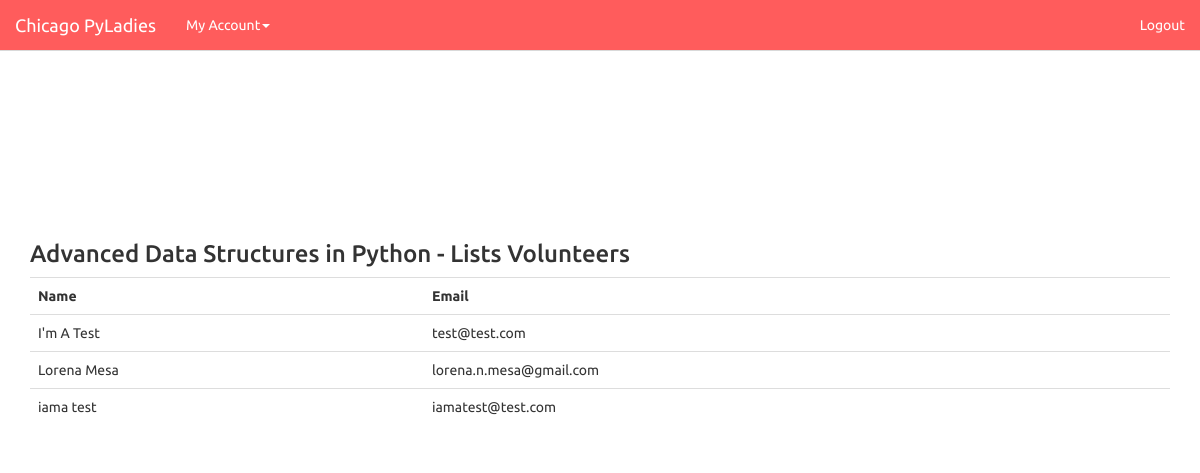
Page /219981743/volunteers (signed in) on the committed database.
### app/models.py (models this page shows, shortened)
class Event(db.Model):
    __tablename__ = 'events'
    meetup_id = db.Column(db.Integer, primary_key=True, unique=True)
    name = db.Column(db.String(120))
    event_url = db.Column(db.String(80))
    start_time = db.Column(db.Integer)
    duration = db.Column(db.Integer)
    attendee_count = db.Column(db.Integer)
    def get_volunteers(self):
        sql = "SELECT * FROM volunteer_schedule WHERE meetup_id = {0}".format(self.meetup_id)
        volunteers = db.session.query(volunteer_schedule).from_statement(text(sql)).all()
        user_ids = [user_id for (user_id, meetup_id) in volunteers]
        return User.query.filter(User.id.in_(user_ids)).all()

class User(db.Model):
    __tablename__ = 'users'
    id = db.Column(db.Integer, primary_key=True)
    first_name = db.Column(db.String(80))
    last_name = db.Column(db.String(80))
    email = db.Column(db.String(120), unique=True)
    password = db.Column(db.String(15))
    events = db.relationship('Event', secondary=volunteer_schedule,
                             backref=db.backref('events'))

### app/views.py (the view)
@app.route('/<int:meetup_id>/volunteers')
def event_volunteers(meetup_id):
    if session.get('email') not in app.config['ADMINS']:
        return redirect(url_for('index'))
    event = Event.query.get(meetup_id)
    users = event.get_volunteers()
    return render_template("event_volunteer_list.html", event=event, users=users)

### app/__init__.py (called while the page is built)
@app.context_processor
def date_processor():
    def get_human_readable_date(time):
        '''
        :param time: is an epoch time string length 10
        '''
        naive = datetime.datetime.utcfromtimestamp(time)
        tz = pytz.timezone("America/Chicago")
        tzoffset = tz.utcoffset(naive)
        localized = tzoffset + naive
        return localized.strftime('%Y-%m-%d %I:%M')
    return dict(get_human_readable_date=get_human_readable_date)

@app.context_processor
def time_processor():
    def get_num_of_hours(time_in_milliseconds):
        '''
        :param time_in_milliseconds: as it sounds :-)
        :return: num_of_hours (3600000 ms per hour)
        '''
        return time_in_milliseconds / 3600000
    return dict(get_num_of_hours=get_num_of_hours)

@app.context_processor
def admin_processor():
    def is_user_admin(email):
        print email in app.config['ADMINS']
        return email in app.config['ADMINS']
    return dict(is_user_admin=is_user_admin)

### app/templates/event_volunteer_list.html (shortened to what this page needs)
<!DOCTYPE html
PUBLIC "-//W3C//DTD XHTML 1.0 Transitional//EN"
"http://www.w3.org/TR/xhtml1/DTD/xhtml1-transitional.dtd">
<html>
<head>
    <link rel="stylesheet" href ="{{ url_for('static', filename='bootstrap.css') }}" media="screen">
    <link rel="stylesheet" href = "{{ url_for('static', filename='bootswatch.css') }}">
</head>
<body>
    {% include 'navbar.html' %}
    <div class="container">
        <h3 class="schedule">{{event.name}} Volunteers</h3>
        {% if users %}
        <table class="table">
            <tr>
                <th>Name</th>
                <th>Email</th>
            </tr>
            {% for user in users %}
            <tr>
                <td>{{user.first_name}} {{user.last_name}}</td>
                <td>{{user.email}}</td>
            </tr>
            {% endfor %}
        </table>
        {% else %}
        <h3>No volunteers have registered yet.</h3>
        {% endif %}
    </div>
</body>
</html>

### app/static/bootswatch.css (style rules this page uses)
body { padding-top: 50px }
.schedule { padding-top: 15%; }

### rows in the picture
Event: name "Advanced Data Structures in Python - Lists"
User: first_name "I'm A", last_name "Test", email "test@test.com"
User: first_name "Lorena", last_name "Mesa", email "lorena.n.mesa@gmail.com"
User: first_name "iama", last_name "test", email "iamatest@test.com"
